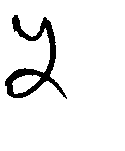
%> input picture major h/programs/contour/num_5.bmp, 125 x 151 px, given in place of tnum_0_0001.bmp, which was not available
$ octave feature_calculation_of_test.m   (GNU Octave 9; MATLAB toolbox functions it lacks are replaced by stand-ins)
%> lines starting %> are read from the running program, lines starting %| are printed output that depends on the picture; in (x1, y1, x2, y2) boxes, pixels count from 0 and x2, y2 are one past the last pixel; in counts of white or black regions, pixels touching at a corner belong together; the program's own positions count from 1; pictures that were not available may be replaced by others from this repository, and a replacement may not be noted
### major h/programs/contour/get_sig_1.m
SCALED_SIG=[];
FIN_SIG=[];
SIG=[];
%[x1,map]=imread('num_5.bmp');%reading bmp file

SIG=imread(file(sample_no,:));
%> SIG: size 151x125 logical; 93.2% white; 1 black region, box (x1, y1, x2, y2) and area: (5, 15, 67, 99) 1287
%SIG=x1;
[X,Y]=size(SIG);
%> X = 151; Y = 125
MINROW=-1;
MINCOL=-1;
MAXROW=-1;
MAXCOL=-1;

for i=1:X
    for j=1:Y
        if (SIG(i,j)==0)
            MINROW=i;
            break
        end
    end
    if(MINROW>-1)
        break
    end

end
%> after the loop, MINROW = 16

for j=1:Y
    for i=1:X
        if (SIG(i,j)==0)
            MINCOL=j;
            break
        end
    end
        if(MINCOL>-1)
        break
    end

end
%> after the loop, MINCOL = 6

for i=X:-1:1
    for j=Y:-1:1
        if (SIG(i,j)==0)
            MAXROW=i;
            break
        end
    end
        if(MAXROW>-1)
        break
    end

end
%> after the loop, MAXROW = 99
for j=Y:-1:1
    for i=X:-1:1
        if (SIG(i,j)==0)
            MAXCOL=j;
            break
        end
    end
        if(MAXCOL>-1)
        break
    end

end
%> after the loop, MAXCOL = 67

m=0;
n=0;
for i=MINROW :1: MAXROW-1
    m=m+1;
   n=0;
    for j=MINCOL :1: MAXCOL-1
        n=n+1;
        FIN_SIG(m,n)=SIG(i,j);
    end
end
%> this loop made 83 passes
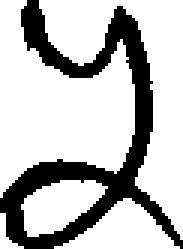
%> FIN_SIG: size 83x61 double (shown 3 times larger); values 0 (black) and 1 (white), 74.6% white; 1 black region, box (x1, y1, x2, y2) and area: (0, 0, 61, 83) 1285
%> after the loop, m = 83
SCALED_SIG=imresize(FIN_SIG,[36,36]);
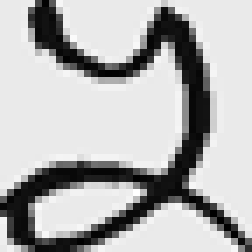
%> SCALED_SIG: size 36x36 double (shown 7 times larger); min -0.0849, max 1.1, mean 0.746; drawn with min black and max white
RR=SCALED_SIG;
imshow(RR)

### major h/programs/contour/contour_main.m

f=[];

RR =~edge(RR,'canny');
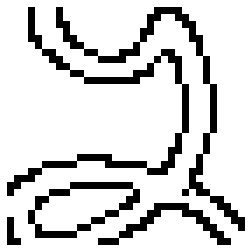
%> RR: size 36x36 logical (shown 7 times larger); 83.4% white; black in thin lines or dots, all inside (x1, y1, x2, y2) = (1, 1, 35, 35)
n=0;

% [5 lines of commented-out code are left out]

k=0;
for i=1:6:36
    for j=1:6:36
        Xa=0;
        Xb=0;
        Xc=0;
        Xd=0;
        for i1=i:i+5;
            for j1=j:j+5

                if(i1>1 & i1<26)

                if(RR(i1-1,j1)==1 & RR(i1,j1)==1 & RR(i1+1,j1)==1)
                    Xa=Xa+1;
                end

            end

            if(j1>1 & j1<36)
                if(RR(i1,j1-1)==1 & RR(i1,j1)==1 & RR(i1,j1+1)==1)
                    Xb=Xb+1;
                end

            end

            if (i1>1 & j1>1 & i1<36 & j1<36)
                if(RR(i1-1,j1-1)==1 & RR(i1,j1)==1 & RR(i1+1,j1+1)==1)
                    Xc=Xc+1;
                end
            end


            if(i1<36 & j1>1 & i1>1 & j1<36)
                if(RR(i1+1,j1-1)==1 & RR(i1,j1)==1 & RR(i1-1,j1+1)==1)
                    Xd=Xd+1;
                end
            end


            end
        end

f=[f Xa Xb Xc Xd];
    end
end
%> after the loop, f = 144 values, max 36 at index 10, min 0 at index 109, mean 18.72

### major h/programs/conv_dens_Original/test_samples_0.m


tfile0(1,:)=char('d:\major\testdata\test_0\tnum_0_0001.bmp');
tfile0(2,:)=char('d:\major\testdata\test_0\tnum_0_0002.bmp');
tfile0(3,:)=char('d:\major\testdata\test_0\tnum_0_0003.bmp');
tfile0(4,:)=char('d:\major\testdata\test_0\tnum_0_0004.bmp');
tfile0(5,:)=char('d:\major\testdata\test_0\tnum_0_0005.bmp');

tfile0(6,:)=char('d:\major\testdata\test_0\tnum_0_0006.bmp');
tfile0(7,:)=char('d:\major\testdata\test_0\tnum_0_0007.bmp');
tfile0(8,:)=char('d:\major\testdata\test_0\tnum_0_0008.bmp');
tfile0(9,:)=char('d:\major\testdata\test_0\tnum_0_0009.bmp');
tfile0(10,:)=char('d:\major\testdata\test_0\tnum_0_0010.bmp');

tfile0(11,:)=char('d:\major\testdata\test_0\tnum_0_0011.bmp');
tfile0(12,:)=char('d:\major\testdata\test_0\tnum_0_0012.bmp');
tfile0(13,:)=char('d:\major\testdata\test_0\tnum_0_0013.bmp');
tfile0(14,:)=char('d:\major\testdata\test_0\tnum_0_0014.bmp');
tfile0(15,:)=char('d:\major\testdata\test_0\tnum_0_0015.bmp');

tfile0(16,:)=char('d:\major\testdata\test_0\tnum_0_0016.bmp');
tfile0(17,:)=char('d:\major\testdata\test_0\tnum_0_0017.bmp');
tfile0(18,:)=char('d:\major\testdata\test_0\tnum_0_0018.bmp');
tfile0(19,:)=char('d:\major\testdata\test_0\tnum_0_0019.bmp');
tfile0(20,:)=char('d:\major\testdata\test_0\tnum_0_0020.bmp');

tfile0(21,:)=char('d:\major\testdata\test_0\tnum_0_0021.bmp');
tfile0(22,:)=char('d:\major\testdata\test_0\tnum_0_0022.bmp');
tfile0(23,:)=char('d:\major\testdata\test_0\tnum_0_0023.bmp');
tfile0(24,:)=char('d:\major\testdata\test_0\tnum_0_0024.bmp');
tfile0(25,:)=char('d:\major\testdata\test_0\tnum_0_0025.bmp');

tfile0(26,:)=char('d:\major\testdata\test_0\tnum_0_0026.bmp');
tfile0(27,:)=char('d:\major\testdata\test_0\tnum_0_0027.bmp');
tfile0(28,:)=char('d:\major\testdata\test_0\tnum_0_0028.bmp');
tfile0(29,:)=char('d:\major\testdata\test_0\tnum_0_0029.bmp');
tfile0(30,:)=char('d:\major\testdata\test_0\tnum_0_0030.bmp');

tfile0(31,:)=char('d:\major\testdata\test_0\tnum_0_0031.bmp');
tfile0(32,:)=char('d:\major\testdata\test_0\tnum_0_0032.bmp');
tfile0(33,:)=char('d:\major\testdata\test_0\tnum_0_0033.bmp');
tfile0(34,:)=char('d:\major\testdata\test_0\tnum_0_0034.bmp');
tfile0(35,:)=char('d:\major\testdata\test_0\tnum_0_0035.bmp');

tfile0(36,:)=char('d:\major\testdata\test_0\tnum_0_0036.bmp');
tfile0(37,:)=char('d:\major\testdata\test_0\tnum_0_0037.bmp');
tfile0(38,:)=char('d:\major\testdata\test_0\tnum_0_0038.bmp');
tfile0(39,:)=char('d:\major\testdata\test_0\tnum_0_0039.bmp');
tfile0(40,:)=char('d:\major\testdata\test_0\tnum_0_0040.bmp');

tfile0(41,:)=char('d:\major\testdata\test_0\tnum_0_0041.bmp');
tfile0(42,:)=char('d:\major\testdata\test_0\tnum_0_0042.bmp');
tfile0(43,:)=char('d:\major\testdata\test_0\tnum_0_0043.bmp');
tfile0(44,:)=char('d:\major\testdata\test_0\tnum_0_0044.bmp');
tfile0(45,:)=char('d:\major\testdata\test_0\tnum_0_0045.bmp');

tfile0(46,:)=char('d:\major\testdata\test_0\tnum_0_0046.bmp');
tfile0(47,:)=char('d:\major\testdata\test_0\tnum_0_0047.bmp');
tfile0(48,:)=char('d:\major\testdata\test_0\tnum_0_0048.bmp');
tfile0(49,:)=char('d:\major\testdata\test_0\tnum_0_0049.bmp');
tfile0(50,:)=char('d:\major\testdata\test_0\tnum_0_0050.bmp');

tfile0(51,:)=char('d:\major\testdata\test_0\tnum_0_0051.bmp');
tfile0(52,:)=char('d:\major\testdata\test_0\tnum_0_0052.bmp');
tfile0(53,:)=char('d:\major\testdata\test_0\tnum_0_0053.bmp');
tfile0(54,:)=char('d:\major\testdata\test_0\tnum_0_0054.bmp');
tfile0(55,:)=char('d:\major\testdata\test_0\tnum_0_0055.bmp');

tfile0(56,:)=char('d:\major\testdata\test_0\tnum_0_0056.bmp');
tfile0(57,:)=char('d:\major\testdata\test_0\tnum_0_0057.bmp');
tfile0(58,:)=char('d:\major\testdata\test_0\tnum_0_0058.bmp');
tfile0(59,:)=char('d:\major\testdata\test_0\tnum_0_0059.bmp');
tfile0(60,:)=char('d:\major\testdata\test_0\tnum_0_0060.bmp');

tfile0(61,:)=char('d:\major\testdata\test_0\tnum_0_0061.bmp');
tfile0(62,:)=char('d:\major\testdata\test_0\tnum_0_0062.bmp');
tfile0(63,:)=char('d:\major\testdata\test_0\tnum_0_0063.bmp');
tfile0(64,:)=char('d:\major\testdata\test_0\tnum_0_0064.bmp');
tfile0(65,:)=char('d:\major\testdata\test_0\tnum_0_0065.bmp');

tfile0(66,:)=char('d:\major\testdata\test_0\tnum_0_0066.bmp');
tfile0(67,:)=char('d:\major\testdata\test_0\tnum_0_0067.bmp');
tfile0(68,:)=char('d:\major\testdata\test_0\tnum_0_0068.bmp');
tfile0(69,:)=char('d:\major\testdata\test_0\tnum_0_0069.bmp');
tfile0(70,:)=char('d:\major\testdata\test_0\tnum_0_0070.bmp');

tfile0(71,:)=char('d:\major\testdata\test_0\tnum_0_0071.bmp');
tfile0(72,:)=char('d:\major\testdata\test_0\tnum_0_0072.bmp');
tfile0(73,:)=char('d:\major\testdata\test_0\tnum_0_0073.bmp');
tfile0(74,:)=char('d:\major\testdata\test_0\tnum_0_0074.bmp');
tfile0(75,:)=char('d:\major\testdata\test_0\tnum_0_0075.bmp');

tfile0(76,:)=char('d:\major\testdata\test_0\tnum_0_0076.bmp');
tfile0(77,:)=char('d:\major\testdata\test_0\tnum_0_0077.bmp');
tfile0(78,:)=char('d:\major\testdata\test_0\tnum_0_0078.bmp');
tfile0(79,:)=char('d:\major\testdata\test_0\tnum_0_0079.bmp');
tfile0(80,:)=char('d:\major\testdata\test_0\tnum_0_0080.bmp');

tfile0(81,:)=char('d:\major\testdata\test_0\tnum_0_0081.bmp');
tfile0(82,:)=char('d:\major\testdata\test_0\tnum_0_0082.bmp');
tfile0(83,:)=char('d:\major\testdata\test_0\tnum_0_0083.bmp');
tfile0(84,:)=char('d:\major\testdata\test_0\tnum_0_0084.bmp');
tfile0(85,:)=char('d:\major\testdata\test_0\tnum_0_0085.bmp');

tfile0(86,:)=char('d:\major\testdata\test_0\tnum_0_0086.bmp');
tfile0(87,:)=char('d:\major\testdata\test_0\tnum_0_0087.bmp');
tfile0(88,:)=char('d:\major\testdata\test_0\tnum_0_0088.bmp');
tfile0(89,:)=char('d:\major\testdata\test_0\tnum_0_0089.bmp');
tfile0(90,:)=char('d:\major\testdata\test_0\tnum_0_0090.bmp');

tfile0(91,:)=char('d:\major\testdata\test_0\tnum_0_0091.bmp');
tfile0(92,:)=char('d:\major\testdata\test_0\tnum_0_0092.bmp');
tfile0(93,:)=char('d:\major\testdata\test_0\tnum_0_0093.bmp');
tfile0(94,:)=char('d:\major\testdata\test_0\tnum_0_0094.bmp');
tfile0(95,:)=char('d:\major\testdata\test_0\tnum_0_0095.bmp');

tfile0(96,:)=char('d:\major\testdata\test_0\tnum_0_0096.bmp');
tfile0(97,:)=char('d:\major\testdata\test_0\tnum_0_0097.bmp');
tfile0(98,:)=char('d:\major\testdata\test_0\tnum_0_0098.bmp');
tfile0(99,:)=char('d:\major\testdata\test_0\tnum_0_0099.bmp');
tfile0(100,:)=char('d:\major\testdata\test_0\tnum_0_0100.bmp');


tfile0(101,:)=char('d:\major\testdata\test_0\tnum_0_0101.bmp');
tfile0(102,:)=char('d:\major\testdata\test_0\tnum_0_0102.bmp');
tfile0(103,:)=char('d:\major\testdata\test_0\tnum_0_0103.bmp');
tfile0(104,:)=char('d:\major\testdata\test_0\tnum_0_0104.bmp');
tfile0(105,:)=char('d:\major\testdata\test_0\tnum_0_0105.bmp');

tfile0(106,:)=char('d:\major\testdata\test_0\tnum_0_0106.bmp');
tfile0(107,:)=char('d:\major\testdata\test_0\tnum_0_0107.bmp');
tfile0(108,:)=char('d:\major\testdata\test_0\tnum_0_0108.bmp');
tfile0(109,:)=char('d:\major\testdata\test_0\tnum_0_0109.bmp');
tfile0(110,:)=char('d:\major\testdata\test_0\tnum_0_0110.bmp');

tfile0(111,:)=char('d:\major\testdata\test_0\tnum_0_0111.bmp');
tfile0(112,:)=char('d:\major\testdata\test_0\tnum_0_0112.bmp');
tfile0(113,:)=char('d:\major\testdata\test_0\tnum_0_0113.bmp');
tfile0(114,:)=char('d:\major\testdata\test_0\tnum_0_0114.bmp');
tfile0(115,:)=char('d:\major\testdata\test_0\tnum_0_0115.bmp');

tfile0(116,:)=char('d:\major\testdata\test_0\tnum_0_0116.bmp');
tfile0(117,:)=char('d:\major\testdata\test_0\tnum_0_0117.bmp');
tfile0(118,:)=char('d:\major\testdata\test_0\tnum_0_0118.bmp');
tfile0(119,:)=char('d:\major\testdata\test_0\tnum_0_0119.bmp');
tfile0(120,:)=char('d:\major\testdata\test_0\tnum_0_0120.bmp');

tfile0(121,:)=char('d:\major\testdata\test_0\tnum_0_0121.bmp');
tfile0(122,:)=char('d:\major\testdata\test_0\tnum_0_0122.bmp');
tfile0(123,:)=char('d:\major\testdata\test_0\tnum_0_0123.bmp');
tfile0(124,:)=char('d:\major\testdata\test_0\tnum_0_0124.bmp');
tfile0(125,:)=char('d:\major\testdata\test_0\tnum_0_0125.bmp');

tfile0(126,:)=char('d:\major\testdata\test_0\tnum_0_0126.bmp');
tfile0(127,:)=char('d:\major\testdata\test_0\tnum_0_0127.bmp');
tfile0(128,:)=char('d:\major\testdata\test_0\tnum_0_0128.bmp');
tfile0(129,:)=char('d:\major\testdata\test_0\tnum_0_0129.bmp');
tfile0(130,:)=char('d:\major\testdata\test_0\tnum_0_0130.bmp');

tfile0(131,:)=char('d:\major\testdata\test_0\tnum_0_0131.bmp');
tfile0(132,:)=char('d:\major\testdata\test_0\tnum_0_0132.bmp');
tfile0(133,:)=char('d:\major\testdata\test_0\tnum_0_0133.bmp');
tfile0(134,:)=char('d:\major\testdata\test_0\tnum_0_0134.bmp');
tfile0(135,:)=char('d:\major\testdata\test_0\tnum_0_0135.bmp');

tfile0(136,:)=char('d:\major\testdata\test_0\tnum_0_0136.bmp');
tfile0(137,:)=char('d:\major\testdata\test_0\tnum_0_0137.bmp');
tfile0(138,:)=char('d:\major\testdata\test_0\tnum_0_0138.bmp');
tfile0(139,:)=char('d:\major\testdata\test_0\tnum_0_0139.bmp');
tfile0(140,:)=char('d:\major\testdata\test_0\tnum_0_0140.bmp');

tfile0(141,:)=char('d:\major\testdata\test_0\tnum_0_0141.bmp');
tfile0(142,:)=char('d:\major\testdata\test_0\tnum_0_0142.bmp');
tfile0(143,:)=char('d:\major\testdata\test_0\tnum_0_0143.bmp');
tfile0(144,:)=char('d:\major\testdata\test_0\tnum_0_0144.bmp');
tfile0(145,:)=char('d:\major\testdata\test_0\tnum_0_0145.bmp');

tfile0(146,:)=char('d:\major\testdata\test_0\tnum_0_0146.bmp');
tfile0(147,:)=char('d:\major\testdata\test_0\tnum_0_0147.bmp');
tfile0(148,:)=char('d:\major\testdata\test_0\tnum_0_0148.bmp');
tfile0(149,:)=char('d:\major\testdata\test_0\tnum_0_0149.bmp');
tfile0(150,:)=char('d:\major\testdata\test_0\tnum_0_0150.bmp');

tfile0(151,:)=char('d:\major\testdata\test_0\tnum_0_0151.bmp');
tfile0(152,:)=char('d:\major\testdata\test_0\tnum_0_0152.bmp');
tfile0(153,:)=char('d:\major\testdata\test_0\tnum_0_0153.bmp');
tfile0(154,:)=char('d:\major\testdata\test_0\tnum_0_0154.bmp');
tfile0(155,:)=char('d:\major\testdata\test_0\tnum_0_0155.bmp');

tfile0(156,:)=char('d:\major\testdata\test_0\tnum_0_0156.bmp');
tfile0(157,:)=char('d:\major\testdata\test_0\tnum_0_0157.bmp');
tfile0(158,:)=char('d:\major\testdata\test_0\tnum_0_0158.bmp');
tfile0(159,:)=char('d:\major\testdata\test_0\tnum_0_0159.bmp');
tfile0(160,:)=char('d:\major\testdata\test_0\tnum_0_0160.bmp');

tfile0(161,:)=char('d:\major\testdata\test_0\tnum_0_0161.bmp');
tfile0(162,:)=char('d:\major\testdata\test_0\tnum_0_0162.bmp');
tfile0(163,:)=char('d:\major\testdata\test_0\tnum_0_0163.bmp');
tfile0(164,:)=char('d:\major\testdata\test_0\tnum_0_0164.bmp');
tfile0(165,:)=char('d:\major\testdata\test_0\tnum_0_0165.bmp');

tfile0(166,:)=char('d:\major\testdata\test_0\tnum_0_0166.bmp');
tfile0(167,:)=char('d:\major\testdata\test_0\tnum_0_0167.bmp');
tfile0(168,:)=char('d:\major\testdata\test_0\tnum_0_0168.bmp');
tfile0(169,:)=char('d:\major\testdata\test_0\tnum_0_0169.bmp');
tfile0(170,:)=char('d:\major\testdata\test_0\tnum_0_0170.bmp');

tfile0(171,:)=char('d:\major\testdata\test_0\tnum_0_0171.bmp');
tfile0(172,:)=char('d:\major\testdata\test_0\tnum_0_0172.bmp');
tfile0(173,:)=char('d:\major\testdata\test_0\tnum_0_0173.bmp');
tfile0(174,:)=char('d:\major\testdata\test_0\tnum_0_0174.bmp');
tfile0(175,:)=char('d:\major\testdata\test_0\tnum_0_0175.bmp');

tfile0(176,:)=char('d:\major\testdata\test_0\tnum_0_0176.bmp');
tfile0(177,:)=char('d:\major\testdata\test_0\tnum_0_0177.bmp');
tfile0(178,:)=char('d:\major\testdata\test_0\tnum_0_0178.bmp');
tfile0(179,:)=char('d:\major\testdata\test_0\tnum_0_0179.bmp');
tfile0(180,:)=char('d:\major\testdata\test_0\tnum_0_0180.bmp');

tfile0(181,:)=char('d:\major\testdata\test_0\tnum_0_0181.bmp');
tfile0(182,:)=char('d:\major\testdata\test_0\tnum_0_0182.bmp');
tfile0(183,:)=char('d:\major\testdata\test_0\tnum_0_0183.bmp');
tfile0(184,:)=char('d:\major\testdata\test_0\tnum_0_0184.bmp');
tfile0(185,:)=char('d:\major\testdata\test_0\tnum_0_0185.bmp');

tfile0(186,:)=char('d:\major\testdata\test_0\tnum_0_0186.bmp');
tfile0(187,:)=char('d:\major\testdata\test_0\tnum_0_0187.bmp');
tfile0(188,:)=char('d:\major\testdata\test_0\tnum_0_0188.bmp');
tfile0(189,:)=char('d:\major\testdata\test_0\tnum_0_0189.bmp');
tfile0(190,:)=char('d:\major\testdata\test_0\tnum_0_0190.bmp');

tfile0(191,:)=char('d:\major\testdata\test_0\tnum_0_0191.bmp');
tfile0(192,:)=char('d:\major\testdata\test_0\tnum_0_0192.bmp');
tfile0(193,:)=char('d:\major\testdata\test_0\tnum_0_0193.bmp');
tfile0(194,:)=char('d:\major\testdata\test_0\tnum_0_0194.bmp');
tfile0(195,:)=char('d:\major\testdata\test_0\tnum_0_0195.bmp');

tfile0(196,:)=char('d:\major\testdata\test_0\tnum_0_0196.bmp');
tfile0(197,:)=char('d:\major\testdata\test_0\tnum_0_0197.bmp');
tfile0(198,:)=char('d:\major\testdata\test_0\tnum_0_0198.bmp');
tfile0(199,:)=char('d:\major\testdata\test_0\tnum_0_0199.bmp');
tfile0(200,:)=char('d:\major\testdata\test_0\tnum_0_0100.bmp');

tfile0(201,:)=char('d:\major\testdata\test_0\tnum_0_0201.bmp');
tfile0(202,:)=char('d:\major\testdata\test_0\tnum_0_0202.bmp');
tfile0(203,:)=char('d:\major\testdata\test_0\tnum_0_0203.bmp');
tfile0(204,:)=char('d:\major\testdata\test_0\tnum_0_0204.bmp');
tfile0(205,:)=char('d:\major\testdata\test_0\tnum_0_0205.bmp');

tfile0(206,:)=char('d:\major\testdata\test_0\tnum_0_0206.bmp');
tfile0(207,:)=char('d:\major\testdata\test_0\tnum_0_0207.bmp');
tfile0(208,:)=char('d:\major\testdata\test_0\tnum_0_0208.bmp');
tfile0(209,:)=char('d:\major\testdata\test_0\tnum_0_0209.bmp');
tfile0(210,:)=char('d:\major\testdata\test_0\tnum_0_0210.bmp');

tfile0(211,:)=char('d:\major\testdata\test_0\tnum_0_0211.bmp');
tfile0(212,:)=char('d:\major\testdata\test_0\tnum_0_0212.bmp');
tfile0(213,:)=char('d:\major\testdata\test_0\tnum_0_0213.bmp');
tfile0(214,:)=char('d:\major\testdata\test_0\tnum_0_0214.bmp');
tfile0(215,:)=char('d:\major\testdata\test_0\tnum_0_0215.bmp');

tfile0(216,:)=char('d:\major\testdata\test_0\tnum_0_0216.bmp');
tfile0(217,:)=char('d:\major\testdata\test_0\tnum_0_0217.bmp');
tfile0(218,:)=char('d:\major\testdata\test_0\tnum_0_0218.bmp');
tfile0(219,:)=char('d:\major\testdata\test_0\tnum_0_0219.bmp');
tfile0(220,:)=char('d:\major\testdata\test_0\tnum_0_0220.bmp');

tfile0(221,:)=char('d:\major\testdata\test_0\tnum_0_0221.bmp');
tfile0(222,:)=char('d:\major\testdata\test_0\tnum_0_0222.bmp');
tfile0(223,:)=char('d:\major\testdata\test_0\tnum_0_0223.bmp');
tfile0(224,:)=char('d:\major\testdata\test_0\tnum_0_0224.bmp');
tfile0(225,:)=char('d:\major\testdata\test_0\tnum_0_0225.bmp');

tfile0(226,:)=char('d:\major\testdata\test_0\tnum_0_0226.bmp');
tfile0(227,:)=char('d:\major\testdata\test_0\tnum_0_0227.bmp');
tfile0(228,:)=char('d:\major\testdata\test_0\tnum_0_0228.bmp');
tfile0(229,:)=char('d:\major\testdata\test_0\tnum_0_0229.bmp');
tfile0(230,:)=char('d:\major\testdata\test_0\tnum_0_0230.bmp');

tfile0(231,:)=char('d:\major\testdata\test_0\tnum_0_0231.bmp');
tfile0(232,:)=char('d:\major\testdata\test_0\tnum_0_0232.bmp');
tfile0(233,:)=char('d:\major\testdata\test_0\tnum_0_0233.bmp');
tfile0(234,:)=char('d:\major\testdata\test_0\tnum_0_0234.bmp');
tfile0(235,:)=char('d:\major\testdata\test_0\tnum_0_0235.bmp');

tfile0(236,:)=char('d:\major\testdata\test_0\tnum_0_0236.bmp');
tfile0(237,:)=char('d:\major\testdata\test_0\tnum_0_0237.bmp');
tfile0(238,:)=char('d:\major\testdata\test_0\tnum_0_0238.bmp');
tfile0(239,:)=char('d:\major\testdata\test_0\tnum_0_0239.bmp');
tfile0(240,:)=char('d:\major\testdata\test_0\tnum_0_0240.bmp');

tfile0(241,:)=char('d:\major\testdata\test_0\tnum_0_0241.bmp');
tfile0(242,:)=char('d:\major\testdata\test_0\tnum_0_0242.bmp');
tfile0(243,:)=char('d:\major\testdata\test_0\tnum_0_0243.bmp');
tfile0(244,:)=char('d:\major\testdata\test_0\tnum_0_0244.bmp');
tfile0(245,:)=char('d:\major\testdata\test_0\tnum_0_0245.bmp');

tfile0(246,:)=char('d:\major\testdata\test_0\tnum_0_0246.bmp');
tfile0(247,:)=char('d:\major\testdata\test_0\tnum_0_0247.bmp');
tfile0(248,:)=char('d:\major\testdata\test_0\tnum_0_0248.bmp');
tfile0(249,:)=char('d:\major\testdata\test_0\tnum_0_0249.bmp');
tfile0(250,:)=char('d:\major\testdata\test_0\tnum_0_0250.bmp');

### major h/programs/contour/feature_calculation_of_test.m
result=[];

test_samples_0;
test_feat_0=[];
file=tfile0;
for sample_no=1:100
    sample_no;
    get_sig_1;
    contour_main;
    test_feat_0(sample_no,1:144)=f(1,:);
end
%> pass 2 of the loop `for sample_no=1:100`:
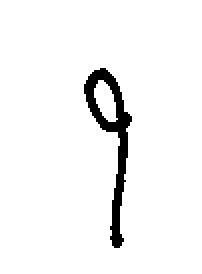
%> input picture major h/programs/Garbage/tnum_1_016.bmp, 101 x 137 px, given in place of tnum_0_0002.bmp, which was not available (shown 2 times larger)
%> SIG: size 137x101 logical; 95.7% white; 1 black region, box (x1, y1, x2, y2) and area: (42, 34, 66, 124) 598
%> after the loop `for i=1:X`: MINROW = 35
%> after the loop `for j=1:Y`: MINCOL = 43
%> after the loop `for i=X:-1:1`: MAXROW = 124
%> after the loop `for j=Y:-1:1`: MAXCOL = 66
%> the loop `for i=MINROW :1: MAXROW-1` made 89 passes
%> after the loop `for i=MINROW :1: MAXROW-1`: m = 89
%> `imshow(RR)`:
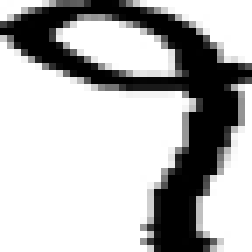
%> displayed picture: size 36x36, on the screen's scale of 0 to 255 (shown 7 times larger); min 0, max 255, mean 181.3
%> after the loop `for i=1:6:36`: f = 144 values, max 36 at index 49, min 0 at index 121, mean 21.22
%> the run ends on the next line
